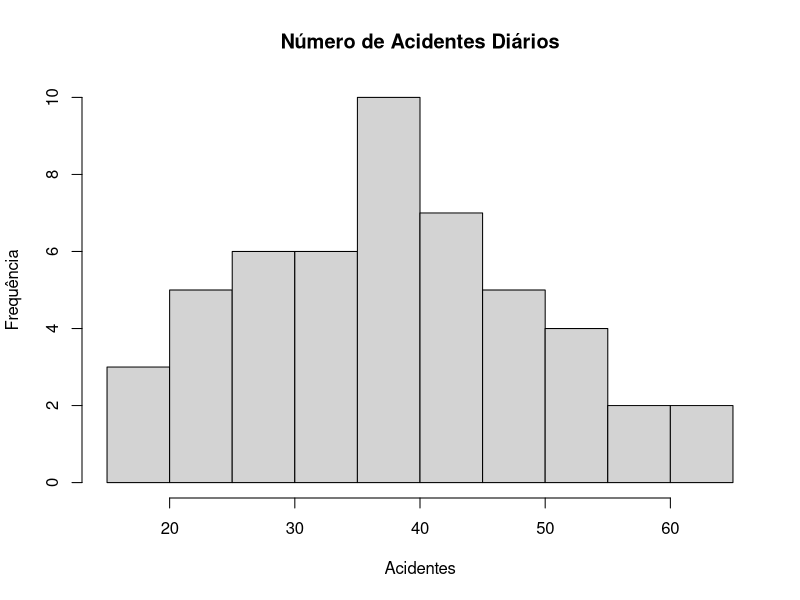
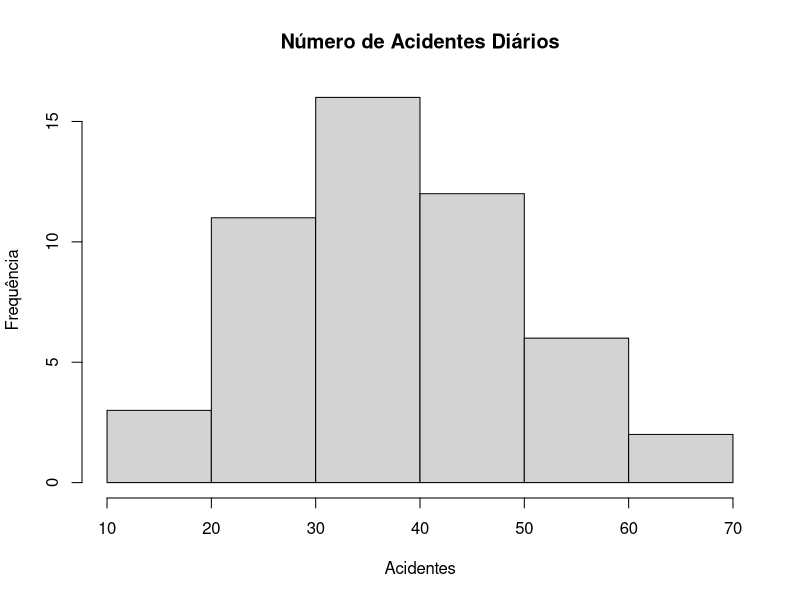
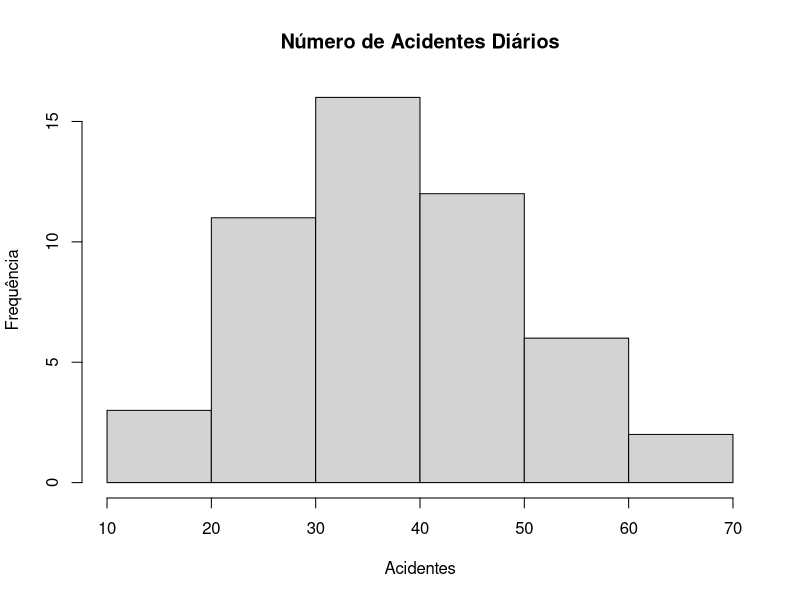

Generate these figures, in order, with R:
# Interpretando um Histograma

# Obs: Caso tenha problemas com a acentuação, consulte este link:
# https://support.rstudio.com/hc/en-us/articles/200532197-Character-Encoding

# Configurando o diretório de trabalho
# Coloque entre aspas o diretório de trabalho que você está usando no seu computador
# Não use diretórios com espaço no nome
setwd("C:/Users/conta/OneDrive/Documentos/DataScience/BIG_DATA_R_AZURE/CAP09")
getwd()


##### Histograma #####

# Um histograma é um modelo de gráfico que representa uma distribuição de frequências 
# através de um agrupamento de classes, de forma que se pode contabilizar as ocorrências dos 
# dados em cada classe. 

# Possibilita visualizar a distribuição de medidas, a dispersão, simetria dos dados e tendências centrais.

# Os conceitos de Frequência Absoluta e Frequência Relativa são importantes na construção de um histograma. 

# Por frequência absoluta, entende-se o número de observações correspondente a cada classe. 

# A frequência relativa, por sua vez, diz respeito ao quociente entre a frequência absoluta da classe 
# correspondente e a soma das frequências absolutas. 

# A soma das áreas de todos os retângulos do histograma deve ser igual a 1.

# Como fazer um histograma manualmente?

# 1- Ordenar os valores
# 2- Encontrar a amplitude total: A = xmax − xmin. Assim, os intervalos devem cobrir uma faixa de, no mínimo, o valor da amplitude.
# 3- Estimar o número de classes: 2k ≤ n. Sendo que n é igual a raiz quadrada do número total de observações.
# 4- Estimar o tamanho de cada intervalo de classe: C = A/k
# 5- Contar o número de observações que caem em cada intervalo de classe (subintervalo), frequência.
# 6- Determinar a frequência relativa do intervalo: Frequência relativa = frequência/total de observações.
# 7- Construir o gráfico.

# Exemplo: Os seguintes dados representam o número de acidentes diários em um complexo industrial 
# (colocados em ordem crescente), durante o período de 50 dias. Represente o histograma desses dados.

dados = c(18, 20, 20, 21, 22, 24, 25, 25, 26, 27, 29, 29, 
          30, 30, 31, 31, 32, 33, 34, 35, 36, 36, 37, 37, 
          37, 37, 38, 38, 38, 40, 41, 43, 44, 44, 45, 45, 
          45, 46, 47, 48, 49, 50, 51, 53, 54, 54, 56, 58, 62, 65)

hist(dados, main = "Número de Acidentes Diários", xlab = "Acidentes", ylab = "Frequência")
hist(dados, main = "Número de Acidentes Diários", xlab = "Acidentes", ylab = "Frequência", breaks = 6)
hist(dados, main = "Número de Acidentes Diários", xlab = "Acidentes", ylab = "Frequência", breaks = 5)
?hist







